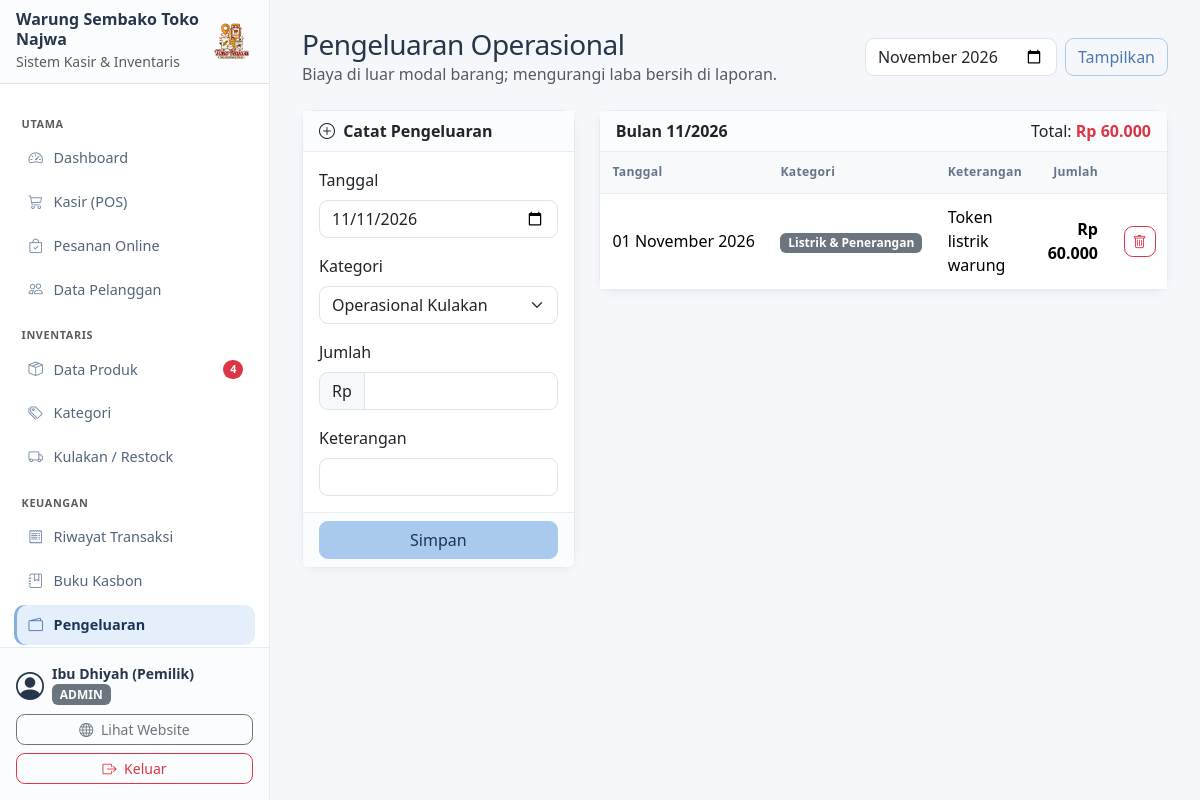
The app's page /admin/pengeluaran.php (signed in) with its own data.
### tables this page shows
CREATE TABLE pengaturan (
    id                INT AUTO_INCREMENT PRIMARY KEY,
    nama_toko         VARCHAR(100) NOT NULL,
    pemilik           VARCHAR(100) NOT NULL,
    telepon           VARCHAR(30)  NOT NULL,
    alamat            TEXT NOT NULL,
    teks_footer_struk TEXT NULL,
    qris_image        VARCHAR(255) NULL                  
);

CREATE TABLE pengeluaran (
    id                   INT AUTO_INCREMENT PRIMARY KEY,
    tanggal              DATE NOT NULL,
    kategori_pengeluaran VARCHAR(100) NOT NULL,
    jumlah               DECIMAL(12,0) NOT NULL,
    keterangan           TEXT NULL
);

### config/database.php (called while the page is built, shortened)
<?php
function db(): mysqli
{
    static $koneksi = null;
    if ($koneksi === null) {
        try {
            $koneksi = new mysqli(DB_HOST, DB_USER, DB_PASS, DB_NAME);
        } catch (mysqli_sql_exception $e) {
            http_response_code(500);
            exit('Koneksi database gagal. Pastikan MySQL menyala dan database sudah diimpor '
                . '(lihat langkah instalasi di README.md).');
        }
        $koneksi->set_charset('utf8mb4');
    }
    return $koneksi;
}

### includes/auth.php (called while the page is built, shortened)
<?php
function user_login(): ?array
{
    return $_SESSION['user'] ?? null;
}

### admin/pengeluaran.php (the view, shortened to what this page needs)
<?php
$bulan = preg_match('/^\d{4}-\d{2}$/', get('bulan')) ? get('bulan') : date('Y-m');
$daftar_pengeluaran = ambil_semua(
    "SELECT * FROM pengeluaran WHERE DATE_FORMAT(tanggal, '%Y-%m') = ? ORDER BY tanggal DESC, id DESC",
    's', [$bulan]
);
$total = array_sum(array_column($daftar_pengeluaran, 'jumlah'));
$menu_aktif    = 'pengeluaran';
include __DIR__ . '/../includes/layout/admin_top.php';
?>
<div class="d-flex flex-wrap justify-content-between align-items-center gap-2 mb-4">
    <div>
        <h1 class="h3 mb-0">Pengeluaran Operasional</h1>
        <p class="text-body-secondary mb-0">Biaya di luar modal barang; mengurangi laba bersih di laporan.</p>
    </div>
    <form method="get" class="d-flex gap-2">
        <input type="month" name="bulan" class="form-control" value="<?= e($bulan) ?>">
        <button class="btn btn-outline-primary" type="submit">Tampilkan</button>
    </form>
</div>
<div class="row g-4">
    <div class="col-lg-4">
        <form method="post" class="card">
            <div class="card-header fw-semibold"><i class="bi bi-plus-circle me-1"></i> Catat Pengeluaran</div>
            <div class="card-body">
                <div class="mb-3"><label class="form-label" for="tgl">Tanggal</label>
                    <input type="date" name="tanggal" id="tgl" class="form-control" value="<?= date('Y-m-d') ?>" required></div>
                <div class="mb-3"><label class="form-label" for="kat">Kategori</label>
                    <select name="kategori_pengeluaran" id="kat" class="form-select">
                        <?php foreach (KATEGORI_PENGELUARAN as $k): ?><option><?= e($k) ?></option><?php endforeach; ?>
                    </select></div>
                <div class="mb-3"><label class="form-label" for="jml">Jumlah</label>
                    <div class="input-group"><span class="input-group-text">Rp</span>
                        <input type="number" name="jumlah" id="jml" class="form-control" min="1" required></div></div>
                <div><label class="form-label" for="ket">Keterangan</label>
                    <input type="text" name="keterangan" id="ket" class="form-control"></div>
            </div>
            <div class="card-footer"><button type="submit" class="btn btn-primary w-100">Simpan</button></div>
        </form>
    </div>
    <div class="col-lg-8">
        <div class="card">
            <div class="card-header d-flex justify-content-between">
                <span class="fw-semibold">Bulan <?= e(date('m/Y', strtotime($bulan . '-01'))) ?></span>
                <span>Total: <strong class="text-danger"><?= rupiah($total) ?></strong></span>
            </div>
            <div class="table-responsive">
                <table class="table table-hover align-middle mb-0">
                    <thead class="table-light"><tr><th>Tanggal</th><th>Kategori</th><th>Keterangan</th><th class="text-end">Jumlah</th><th></th></tr></thead>
                    <tbody>
                        <?php foreach ($daftar_pengeluaran as $p): ?>
                            <tr>
                                <td class="text-nowrap"><?= tanggal_indo($p['tanggal']) ?></td>
                                <td><span class="badge text-bg-secondary"><?= e($p['kategori_pengeluaran']) ?></span></td>
                                <td><?= e($p['keterangan']) ?></td>
                                <td class="text-end fw-semibold"><?= rupiah($p['jumlah']) ?></td>
                                <td class="text-end">
                                    <form method="post" data-konfirmasi="Hapus catatan pengeluaran ini?">
                                        <button type="submit" class="btn btn-sm btn-outline-danger" title="Hapus"><i class="bi bi-trash"></i></button>
                                    </form>
                                </td>
                            </tr>
                        <?php endforeach; ?>
                    </tbody>
                </table>
            </div>
        </div>
    </div>
</div>
<?php include __DIR__ . '/../includes/layout/admin_bottom.php'; ?>

### includes/layout/sidebar.php (shortened to what this page needs)
<?php
$daftar_menu = [
    'Utama' => [
        ['dashboard',   'index.php',       'bi-speedometer2',    'Dashboard',        false],
        ['pos',         'pos.php',         'bi-cart3',           'Kasir (POS)',      false],
        ['pesanan',     'pesanan.php',     'bi-bag-check',       'Pesanan Online',   false],
        ['pelanggan',   'pelanggan.php',   'bi-people',          'Data Pelanggan',   false],
    ],
    'Inventaris' => [
        ['produk',      'produk.php',      'bi-box-seam',        'Data Produk',      false],
        ['kategori',    'kategori.php',    'bi-tags',            'Kategori',         false],
        ['restock',     'restock.php',     'bi-truck',           'Kulakan / Restock', false],
    ],
    'Keuangan' => [
        ['transaksi',   'transaksi.php',   'bi-receipt',         'Riwayat Transaksi', false],
        ['piutang',     'piutang.php',     'bi-journal-bookmark', 'Buku Kasbon',     false],
        ['pengeluaran', 'pengeluaran.php', 'bi-wallet2',         'Pengeluaran',      false],
        ['laporan',     'laporan.php',     'bi-graph-up',        'Laporan Laba Rugi', false],
    ],
    'Sistem' => [
        ['pengaturan',  'pengaturan.php',  'bi-gear',            'Pengaturan',       true],
    ],
];
$toko = pengaturan_toko();
$user = user_login();
$jumlah_peringatan = (int) ambil_nilai(
    "SELECT COUNT(*) FROM produk
     WHERE stok <= min_stok
        OR (tgl_kadaluarsa IS NOT NULL AND tgl_kadaluarsa <= DATE_ADD(CURDATE(), INTERVAL 30 DAY))"
);
?>
<div class="d-flex align-items-center p-3 border-bottom">
    <div class="me-auto">
        <div class="fw-bold lh-sm"><?= e($toko['nama_toko']) ?></div>
        <small class="text-body-secondary">Sistem Kasir &amp; Inventaris</small>
    </div>
    <?= logo(44, 'ms-2') ?>
</div>
<nav class="flex-grow-1 overflow-y-auto p-3">
    <?php foreach ($daftar_menu as $judul_grup => $menu_grup): ?>
        <div class="text-body-secondary text-uppercase small fw-semibold mt-3 mb-1 px-2"><?= e($judul_grup) ?></div>
        <ul class="nav nav-pills flex-column">
            <?php foreach ($menu_grup as [$kode, $file, $ikon, $label, $khusus_admin]): ?>
                <li class="nav-item">
                    <a href="<?= url('admin/' . $file) ?>"
                       class="nav-link d-flex align-items-center <?= ($menu_aktif ?? '') === $kode ? 'active' : '' ?>">
                        <i class="bi <?= $ikon ?> me-2"></i>
                        <span class="me-auto"><?= e($label) ?></span>
                        <?php if ($kode === 'produk' && $jumlah_peringatan > 0): ?>
                            <span class="badge text-bg-danger rounded-pill"><?= $jumlah_peringatan ?></span>
                        <?php endif; ?>
                    </a>
                </li>
            <?php endforeach; ?>
        </ul>
    <?php endforeach; ?>
</nav>
<div class="p-3 border-top">
    <div class="d-flex align-items-center mb-2">
        <i class="bi bi-person-circle fs-3 me-2"></i>
        <div class="lh-sm">
            <div class="fw-semibold small"><?= e($user['nama']) ?></div>
            <span class="badge text-bg-secondary text-uppercase"><?= e($user['role']) ?></span>
        </div>
    </div>
    <div class="d-grid gap-2">
        <a href="<?= url('index.php') ?>" target="_blank" class="btn btn-outline-secondary btn-sm">
            <i class="bi bi-globe me-1"></i> Lihat Website
        </a>
        <a href="<?= url('logout.php') ?>" class="btn btn-outline-danger btn-sm">
            <i class="bi bi-box-arrow-right me-1"></i> Keluar
        </a>
    </div>
</div>

### assets/css/app.css (style rules this page uses)
:root { --pastel-biru: #a9c9ee; --pastel-biru-hover: #95bbe8; --pastel-biru-aktif: #86b0e3; --pastel-biru-muda: #e3eefb; --biru-teks: #4a78b0; --biru-tua: #1d3557; --bs-primary: var(--biru-teks); --bs-primary-rgb: 74, 120, 176; --bs-primary-bg-subtle: var(--pastel-biru-muda); --bs-primary-border-subtle: var(--pastel-biru); --bs-primary-text-emphasis: #2c4a73; --bs-link-color: var(--biru-teks); --bs-link-color-rgb: 74, 120, 176; --bs-link-hover-color: #365d8d; --bs-link-hover-color-rgb: 54, 93, 141; }
.btn-primary { --bs-btn-color: var(--biru-tua); --bs-btn-bg: var(--pastel-biru); --bs-btn-border-color: var(--pastel-biru); --bs-btn-hover-color: var(--biru-tua); --bs-btn-hover-bg: var(--pastel-biru-hover); --bs-btn-hover-border-color: var(--pastel-biru-hover); --bs-btn-active-color: var(--biru-tua); --bs-btn-active-bg: var(--pastel-biru-aktif); --bs-btn-active-border-color: var(--pastel-biru-aktif); --bs-btn-disabled-color: var(--biru-tua); --bs-btn-disabled-bg: var(--pastel-biru); --bs-btn-disabled-border-color: var(--pastel-biru); --bs-btn-focus-shadow-rgb: 169, 201, 238; }
.btn-outline-primary { --bs-btn-color: var(--biru-teks); --bs-btn-border-color: var(--pastel-biru); --bs-btn-hover-color: var(--biru-tua); --bs-btn-hover-bg: var(--pastel-biru); --bs-btn-hover-border-color: var(--pastel-biru); --bs-btn-active-color: var(--biru-tua); --bs-btn-active-bg: var(--pastel-biru-hover); --bs-btn-active-border-color: var(--pastel-biru-hover); --bs-btn-disabled-color: var(--biru-teks); --bs-btn-disabled-border-color: var(--pastel-biru); --bs-btn-focus-shadow-rgb: 169, 201, 238; }
.nav-pills { --bs-nav-pills-link-active-color: var(--biru-tua); --bs-nav-pills-link-active-bg: var(--pastel-biru); }
body.admin-panel { color: #27364b; background: #f5f7fb !important; }
.admin-panel .sidebar > .d-flex:first-child { min-height: 82px; background: #fbfcfe; }
.admin-panel .sidebar nav { padding: 1rem .85rem !important; }
.admin-panel .sidebar nav > div { letter-spacing: .055em; font-size: .68rem !important; }
.admin-panel .sidebar .nav-link { min-height: 40px; padding: .55rem .75rem; margin: .12rem 0; border-radius: .65rem; color: #53647a; font-size: .9rem; transition: background-color .15s ease, color .15s ease; }
.admin-panel .sidebar .nav-link i { width: 1.25rem; text-align: center; color: #7489a4; }
.admin-panel .sidebar .nav-link.active { color: var(--biru-tua); background: #e5effb; box-shadow: inset 3px 0 #83aede; font-weight: 600; }
.admin-panel .sidebar .nav-link.active i { color: var(--biru-teks); }
.admin-panel .sidebar > .p-3.border-top { border-color: #e7ebf2 !important; background: #fbfcfe; }
.admin-panel h1, .admin-panel h2, .admin-panel h3 { color: #26364b; letter-spacing: -.018em; }
.admin-panel .card { border-color: #e5eaf1; border-radius: .8rem; box-shadow: 0 .15rem .55rem rgba(39, 54, 75, .045); }
.admin-panel .card-header, .admin-panel .card-footer { border-color: #e9edf3; background: #fbfcfe; }
.admin-panel .table { --bs-table-hover-bg: #f6f9fd; margin-bottom: 0; }
.admin-panel .table > :not(caption) > * > * { padding: .72rem .8rem; border-color: #e9edf3; }
.admin-panel .table thead th { color: #65758b; font-size: .76rem; font-weight: 650; letter-spacing: .025em; white-space: nowrap; }
.admin-panel .form-control, .admin-panel .form-select, .admin-panel .input-group-text { border-color: #dce3ec; border-radius: .55rem; }
.admin-panel .input-group > .form-control, .admin-panel .input-group > .form-select, .admin-panel .input-group > .input-group-text { border-radius: 0; }
.admin-panel .input-group > :first-child { border-radius: .55rem 0 0 .55rem; }
.admin-panel .input-group > :last-child { border-radius: 0 .55rem .55rem 0; }
.admin-panel .btn { border-radius: .55rem; }

### records on screen
pengaturan: nama_toko "Warung Sembako Toko Najwa"
pengeluaran: tanggal "01 November 2026", kategori_pengeluaran "Listrik & Penerangan", keterangan "Token listrik warung", jumlah "Rp 60.000"

### other values on screen
$judul_grup "UTAMA"
$label "Dashboard"
$label "Kasir (POS)"
$label "Pesanan Online"
$label "Data Pelanggan"
$judul_grup "INVENTARIS"
$label "Data Produk"
$jumlah_peringatan "4"
$label "Kategori"
$label "Kulakan / Restock"
$judul_grup "KEUANGAN"
$label "Riwayat Transaksi"
$label "Buku Kasbon"
$label "Pengeluaran"
$user['nama'] "Ibu Dhiyah (Pemilik)"
